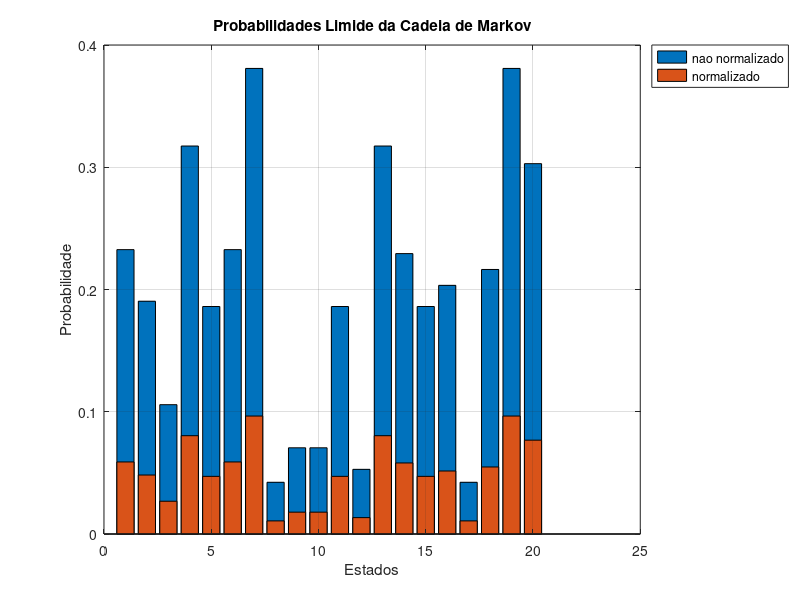

This chart was generated by the following MATLAB code:
%% Exercicio 2a
%Reset do ambiente de trabalho
clear;
close all;

load MarkovChain;

%Calcula os vectores e valores proprios da matriz P transposta
[v, u] = eig(P');

%Encontra o indice do valor proprio 1
[~, i] = min(abs(u(:)-1));

i = mod(i, size(u, 1));

%Normaliza o vector
v_norm = v(:, i) / sum(v(:, i));

figure();
bar(v(:, i), 'DisplayName', 'nao normalizado');
hold on;
grid on;
bar(v_norm , 'DisplayName', 'normalizado');
title('Probabilidades Limide da Cadeia de Markov');
xlabel('Estados');
ylabel('Probabilidade');
legend('Location', 'northeastoutside');

%%
% *Comentarios:*
% Observa-se que os estados com maior probabilidade sao o estado 7 e 19 
% (9.649%) e que os estados com menor probabilidade são o 8 e o 17 
% (1.072%). Tal não é surpreendente visto que 7 e 19 
% pertencem a um subgrupo onde o token customa ficar preso e 
% 8 e 17 pertencem a um subgrupo onde o token não tende a ficar.